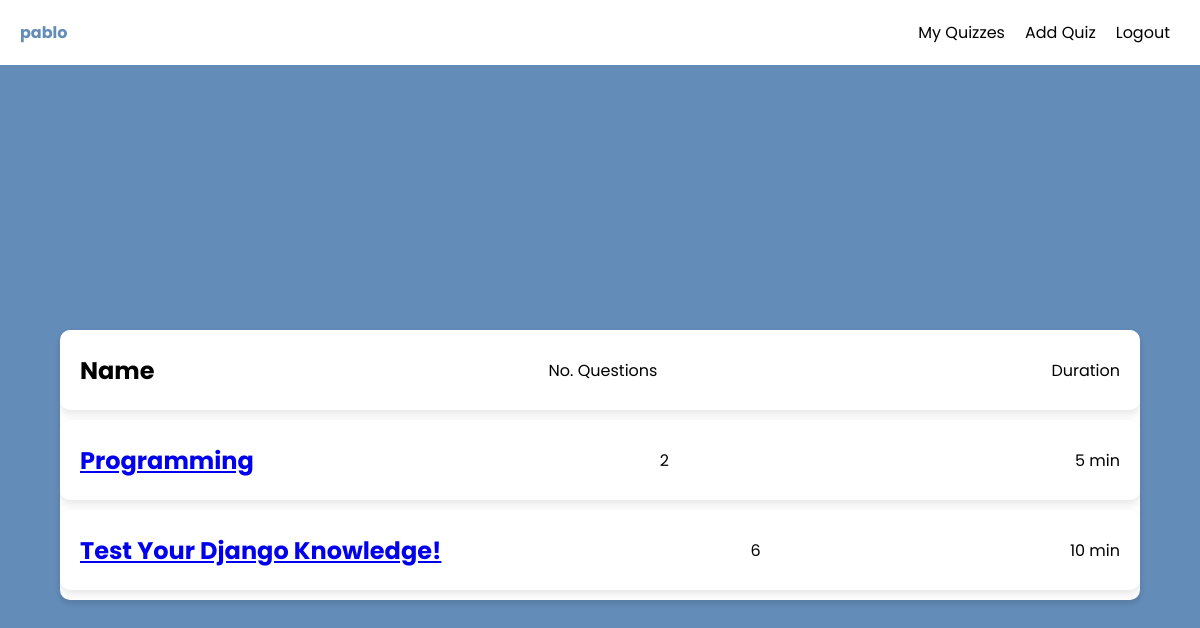
Screenshot of /index.php (signed in) with the database file from the repository.
### tables this page shows
CREATE TABLE `Quiz` (
  `id` int(11) NOT NULL,
  `title` varchar(30) NOT NULL,
  `duration` int(11) NOT NULL,
  `number_of_questions` int(11) DEFAULT 0,
  `number_of_enteries` int(11) DEFAULT 0,
  `number_of_passes` int(11) DEFAULT 0,
  `number_of_fails` int(11) DEFAULT 0,
  `created_at` datetime NOT NULL DEFAULT curtime(),
  `creator_id` int(11) DEFAULT NULL
);

### includes/quiz_model.php (called while the page is built, shortened)
<?php
function get_quizzes(object $pdo){
    $query = "SELECT * FROM Quiz;";
    $statement = $pdo->prepare($query);
    $statement->execute();
    $result = $statement->fetchAll(PDO::FETCH_ASSOC);
    return $result;
}

### includes/result_model.php (called while the page is built, shortened)
<?php
function get_result(object $pdo, int $quiz_id){
    $query = "SELECT * FROM Result WHERE student_id = :student_id AND quiz_id = :quiz_id;";
    $statement = $pdo->prepare($query);
    $statement->bindParam(":student_id", $_SESSION["user"]["id"]);
    $statement->bindParam(":quiz_id", $quiz_id);
    $statement->execute();
    $result = $statement->fetch(PDO::FETCH_ASSOC);
    return $result;
}

### includes/quiz_view.php (the view, shortened to what this page needs)
<?php
function display_quizzes(){
    require_once 'db.php';
    require_once 'result_model.php';
    require_once 'quiz_model.php';
    $quizzes = get_quizzes($pdo);
    foreach($quizzes as $quiz) {
        if (!get_result($pdo, $quiz["id"])) {
            echo '<div class="info">';
            echo  '<span><a href="take_quiz.php?quiz_id=' . $quiz["id"] . '">' . $quiz["title"] . '</a></span>';
            echo '<span>' . $quiz["number_of_questions"] . '</span>';
            echo '<span>' . $quiz["duration"] . ' min</span>';
            echo '</div>';
        }
    }
}

### static/style.css (style rules this page uses)
* { padding: 0; margin: 0; box-sizing: border-box; font-family: 'Poppins', sans-serif; }
.info { height: 80px; background-color: #fff; display: flex; justify-content: space-between; align-items: center; box-shadow: 0px 4px 8px rgba(0, 0, 0, 0.1); padding: 20px; border-radius: 10px; margin-bottom: 10px; }
.info > span:first-child { font-weight: bold; font-size: x-large; }

### rows the page displays
quiz: title "Programming", number_of_questions "2", duration "5"
quiz: title "Test Your Django Knowledge!", number_of_questions "6", duration "10"

### other values shown
$_SESSION["user"]["username"] "pablo"
